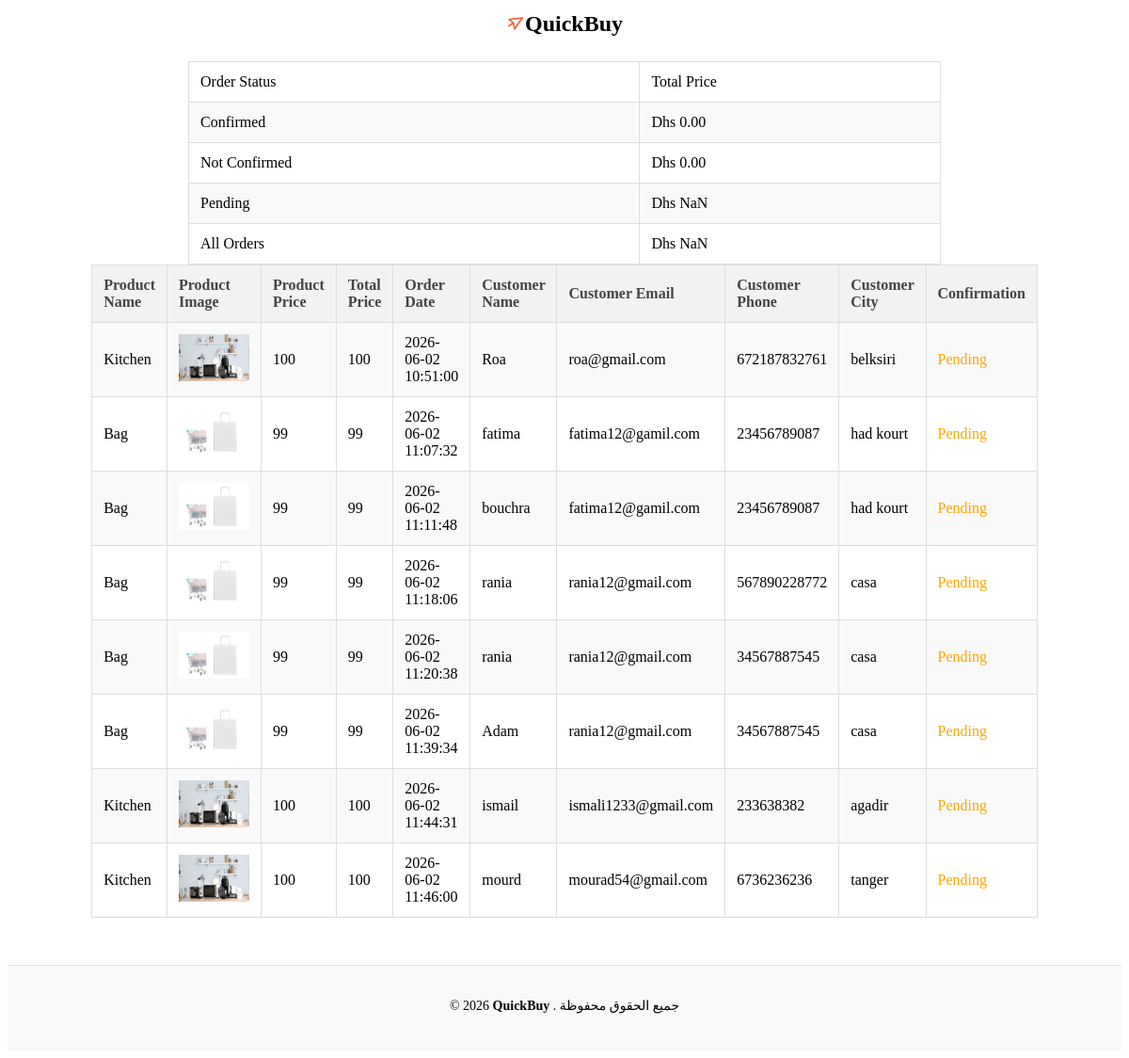
Screenshot of /tableoldermonth.php with the database file from the repository.
### tables this page shows
CREATE TABLE `ordersss` (
  `id` int(11) NOT NULL,
  `product_name` varchar(255) NOT NULL,
  `product_image` varchar(255) NOT NULL,
  `product_price` decimal(10,0) NOT NULL,
  `currency_code` varchar(3) NOT NULL DEFAULT 'MAD',
  `customer_name` varchar(255) NOT NULL,
  `customer_email` varchar(255) NOT NULL,
  `customer_phone` varchar(255) NOT NULL,
  `customer_city` varchar(255) NOT NULL,
  `order_date` datetime NOT NULL DEFAULT CURRENT_TIMESTAMP,
  `total_price` int(11) DEFAULT NULL
);

### tableoldermonth.php (the view, shortened to what this page needs)
<!DOCTYPE html>
<html lang="en">
<head>
    <link href='https://unpkg.com/boxicons@2.1.4/css/boxicons.min.css' rel='stylesheet'>
</head>
<body>
  <div class="centre">
    <a href="index.php" class="logo"><i class='bx bx-pointer bx-rotate-90' ></i><b>QuickBuy</b></a>
  </div>
  <?php
$servername = "localhost";
$username = "root";
$password = "KHALI@med2000";
$dbname = "e-commerce";
$conn = new mysqli($servername, $username, $password, $dbname);
$time_frame = "month";
if ($time_frame == "month") {
    $sql = "SELECT * FROM ordersss WHERE YEAR(order_date) = YEAR(CURDATE()) AND MONTH(order_date) = MONTH(CURDATE())";
} else {
    die("Invalid time frame specified.");
}
$result = $conn->query($sql);
if ($result->num_rows > 0) {
    echo "<table><tr><th>Product Name</th><th>Product Image</th><th>Product Price</th><th>Total Price</th><th>Order Date</th><th>Customer Name</th><th>Customer Email</th><th>Customer Phone</th><th>Customer City</th><th>Confirmation</th></tr>";
    while($row = $result->fetch_assoc()) {
      $image_path = 'imgproducts/' . explode(',', $row['product_image'])[0];
      $total_price = $row["product_price"] * 1;
      echo "<tr><td>".$row["product_name"]."</td><td><img  src='".$image_path."'></td><td>".$row["product_price"]."</td><td>".$total_price."</td><td>".$row["order_date"]."</td><td>".$row["customer_name"]."</td><td>".$row["customer_email"]."</td><td>".$row["customer_phone"]."</td><td>".$row["customer_city"]."</td><td><span class='confirmation_pending' onclick='confirmOrder(this)'>Pending</span></td></tr>";
  }
    echo "</table>";
    } else {
    echo "No orders found.";
    }
?>
<div class="copyright">
  <p>&copy; 2026 <b>QuickBuy</b> <span dir="rtl"> جميع الحقوق محفوظة . </span></p>
</div>
</body>
</html>

### tableoldermonth.php (style rules this page uses)
table { border-collapse: collapse; width: 100%; max-width: 800px; margin: 0 auto; font-size: 16px; }
th, td { text-align: left; padding: 12px; border: 1px solid #ddd; }
th { background-color: #f2f2f2; color: #444; }
td:first-child, th:first-child { width: 30%; }
td:nth-child(2) { width: 20%; }
td:nth-child(3), td:nth-child(4) { width: 15%; }
tr:nth-child(even) { background-color: #f9f9f9; }
.confirmation_pending { color: orange; }
div.centre { text-align: center; line-height: 35px; padding-bottom: 20px; }
.logo { text-align: center; column-gap: 0.2rem; font-size: 1.5rem; font-weight: 600; color: #000; text-decoration: none; }
.logo .bx { font-size: 20px; color: #fe5b3d; }
.copyright { background-color: #f9f9f9; border-top: 1px solid #e5e5e5; margin-top: 50px; padding: 20px 0; min-height: 50px; }
.copyright { font-size: 14px; text-align: center; }
img { height: 50px; width: 75px; }

### rows the page displays
ordersss: product_name "Kitchen", product_price "100", order_date "2026-06-02 10:51:00", customer_name "Roa", customer_email "roa@gmail.com", customer_phone "672187832761", customer_city "belksiri"
ordersss: product_name "Bag", product_price "99", order_date "2026-06-02 11:07:32", customer_name "fatima", customer_email "fatima12@gamil.com", customer_phone "23456789087", customer_city "had kourt"
ordersss: product_name "Bag", product_price "99", order_date "2026-06-02 11:11:48", customer_name "bouchra", customer_email "fatima12@gamil.com", customer_phone "23456789087", customer_city "had kourt"
ordersss: product_name "Bag", product_price "99", order_date "2026-06-02 11:18:06", customer_name "rania", customer_email "rania12@gmail.com", customer_phone "567890228772", customer_city "casa"
ordersss: product_name "Bag", product_price "99", order_date "2026-06-02 11:20:38", customer_name "rania", customer_email "rania12@gmail.com", customer_phone "34567887545", customer_city "casa"
ordersss: product_name "Bag", product_price "99", order_date "2026-06-02 11:39:34", customer_name "Adam", customer_email "rania12@gmail.com", customer_phone "34567887545", customer_city "casa"
ordersss: product_name "Kitchen", product_price "100", order_date "2026-06-02 11:44:31", customer_name "ismail", customer_email "ismali1233@gmail.com", customer_phone "233638382", customer_city "agadir"
ordersss: product_name "Kitchen", product_price "100", order_date "2026-06-02 11:46:00", customer_name "mourd", customer_email "mourad54@gmail.com", customer_phone "6736236236", customer_city "tanger"
